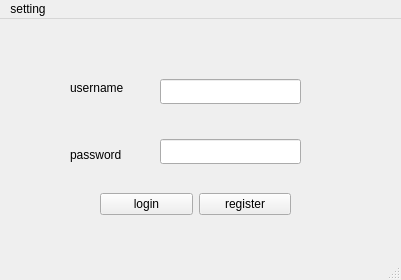
<?xml version="1.0" encoding="UTF-8"?>
<ui version="4.0">
 <class>MainWindow</class>
 <widget class="QMainWindow" name="MainWindow">
  <property name="enabled">
   <bool>true</bool>
  </property>
  <property name="geometry">
   <rect>
    <x>0</x>
    <y>0</y>
    <width>401</width>
    <height>280</height>
   </rect>
  </property>
  <property name="sizePolicy">
   <sizepolicy hsizetype="Fixed" vsizetype="Fixed">
    <horstretch>0</horstretch>
    <verstretch>0</verstretch>
   </sizepolicy>
  </property>
  <property name="windowTitle">
   <string>LoginWindow</string>
  </property>
  <widget class="QWidget" name="centralwidget">
   <widget class="QWidget" name="widget" native="true">
    <property name="geometry">
     <rect>
      <x>50</x>
      <y>20</y>
      <width>281</width>
      <height>141</height>
     </rect>
    </property>
    <widget class="QLabel" name="label">
     <property name="geometry">
      <rect>
       <x>20</x>
       <y>40</y>
       <width>67</width>
       <height>17</height>
      </rect>
     </property>
     <property name="text">
      <string>username</string>
     </property>
    </widget>
    <widget class="QLabel" name="label_2">
     <property name="geometry">
      <rect>
       <x>20</x>
       <y>100</y>
       <width>71</width>
       <height>31</height>
      </rect>
     </property>
     <property name="text">
      <string>password</string>
     </property>
    </widget>
    <widget class="QLineEdit" name="lineEdit">
     <property name="geometry">
      <rect>
       <x>110</x>
       <y>40</y>
       <width>141</width>
       <height>25</height>
      </rect>
     </property>
    </widget>
    <widget class="QLineEdit" name="lineEdit_2">
     <property name="geometry">
      <rect>
       <x>110</x>
       <y>100</y>
       <width>141</width>
       <height>25</height>
      </rect>
     </property>
     <property name="echoMode">
      <enum>QLineEdit::Password</enum>
     </property>
    </widget>
   </widget>
   <widget class="QWidget" name="widget_2" native="true">
    <property name="geometry">
     <rect>
      <x>100</x>
      <y>160</y>
      <width>191</width>
      <height>51</height>
     </rect>
    </property>
    <layout class="QHBoxLayout" name="horizontalLayout">
     <item>
      <layout class="QVBoxLayout" name="verticalLayout">
       <item>
        <widget class="QPushButton" name="pushButton">
         <property name="text">
          <string>login</string>
         </property>
        </widget>
       </item>
      </layout>
     </item>
     <item>
      <widget class="QPushButton" name="register_2">
       <property name="text">
        <string>register</string>
       </property>
      </widget>
     </item>
    </layout>
   </widget>
  </widget>
  <widget class="QMenuBar" name="menubar">
   <property name="geometry">
    <rect>
     <x>0</x>
     <y>0</y>
     <width>401</width>
     <height>28</height>
    </rect>
   </property>
   <widget class="QMenu" name="menusetting">
    <property name="title">
     <string>setting</string>
    </property>
    <addaction name="actionserver_ip_address"/>
   </widget>
   <addaction name="menusetting"/>
  </widget>
  <widget class="QStatusBar" name="statusbar"/>
  <action name="actionserver_ip_address">
   <property name="text">
    <string>server ip address</string>
   </property>
  </action>
 </widget>
 <resources/>
 <connections/>
</ui>
